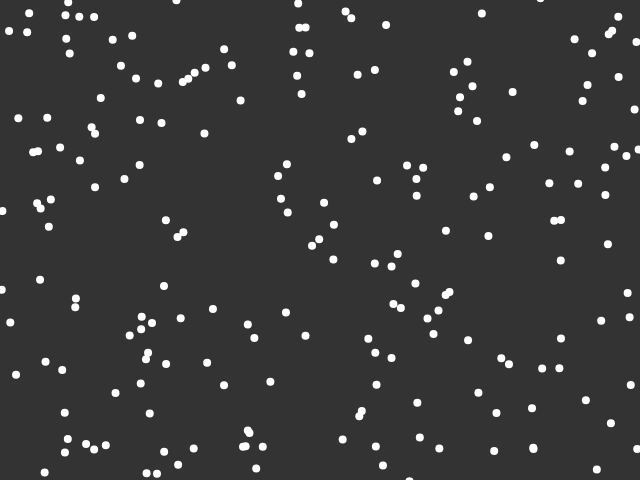
Frame 1 (no input)
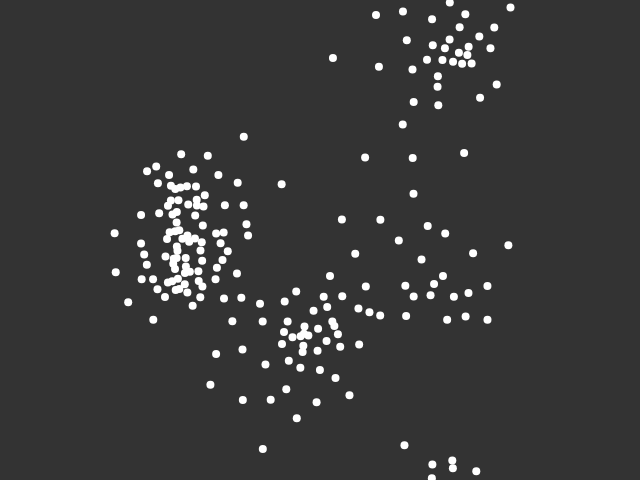
Frame 60 (no input)
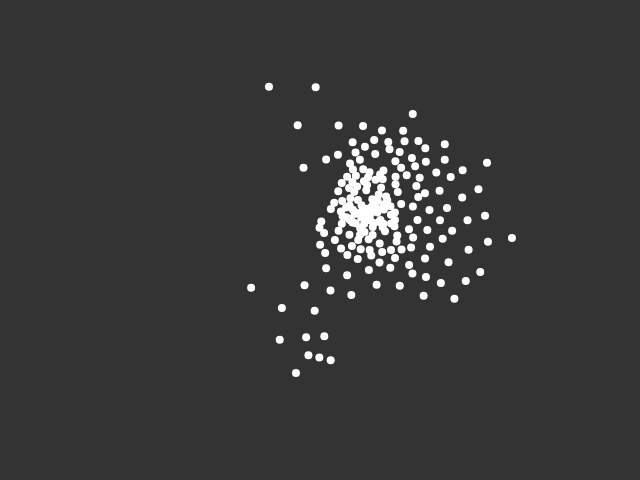
Frame 120 (the mouse pressed at the canvas centre since frame 60)

The p5.js sketch that drew these frames (run headless with seeded random() and noise() and a simulated clock; from frame 60 on, the mouse is pressed at the canvas centre):

// p5.js sketch
// ── sketch.js
// Flocking
// Daniel Shiffman
// https://thecodingtrain.com

// https://thecodingtrain.com/CodingChallenges/124-flocking-boids.html
// https://youtu.be/mhjuuHl6qHM
// https://editor.p5js.org/codingtrain/sketches/ry4XZ8OkN

const flock = [];

let alignSlider, cohesionSlider, separationSlider;

function setup() {
  createCanvas(640, 480);
  

  sDiv = createDiv('Separation');
  separationSlider = createSlider(0, 2, 1, 0.1)
  separationSlider.parent(sDiv)

  aDiv = createDiv('Alignment');
  alignmentSlider = createSlider(0, 2, 1, 0.1);
  alignmentSlider.parent(aDiv)

  cDiv = createDiv('Cohesion');
  cohesionSlider = createSlider(0, 2, 1, 0.1);
  cohesionSlider.parent(cDiv)

  for (let i = 0; i < 200; i++) {
    flock.push(new Boid());
  }
}

function draw() {
  background(51);
  for (let boid of flock) {
    boid.edges();
    boid.flock(flock);
    boid.update();
    boid.show();
  }
}

// ── boid.js
// Flocking
// Daniel Shiffman
// https://thecodingtrain.com/CodingChallenges/124-flocking-boids.html
// https://youtu.be/mhjuuHl6qHM
// https://editor.p5js.org/codingtrain/sketches/ry4XZ8OkN

class Boid {
  constructor() {
    this.position = createVector(random(width), random(height));
    this.velocity = p5.Vector.random2D();
    this.velocity.setMag(random(2, 4));
    this.acceleration = createVector();
    this.maxForce = 1;
    this.maxSpeed = 4;
  }

  edges() {
    if (this.position.x > width) {
      this.position.x = 0;
    } else if (this.position.x < 0) {
      this.position.x = width;
    }
    if (this.position.y > height) {
      this.position.y = 0;
    } else if (this.position.y < 0) {
      this.position.y = height;
    }
  }

  align(boids) {
    let perceptionRadius = 50;
    let steering = createVector();
    let total = 0;
    for (let other of boids) {
      let d = dist(this.position.x, this.position.y, other.position.x, other.position.y);
      if (other != this && d < perceptionRadius) {
        steering.add(other.velocity);
        total++;
      }
    }
    if (total > 0) {
      steering.div(total);
      steering.setMag(this.maxSpeed);
      steering.sub(this.velocity);
      steering.limit(this.maxForce);
    }
    return steering;
  }

  separation(boids) {
    let perceptionRadius = 50;
    let steering = createVector();
    let total = 0;
    for (let other of boids) {
      let d = dist(this.position.x, this.position.y, other.position.x, other.position.y);
      if (other != this && d < perceptionRadius) {
        let diff = p5.Vector.sub(this.position, other.position);
        diff.div(d * d);
        steering.add(diff);
        total++;
      }
    }
    if (total > 0) {
      steering.div(total);
      steering.setMag(this.maxSpeed);
      steering.sub(this.velocity);
      steering.limit(this.maxForce);
    }
    return steering;
  }

  cohesion(boids) {
    let perceptionRadius = 100;
    let steering = createVector();
    let total = 0;
    for (let other of boids) {
      let d = dist(this.position.x, this.position.y, other.position.x, other.position.y);
      if (other != this && d < perceptionRadius) {
        steering.add(other.position);
        total++;
      }
    }
    if (total > 0) {
      steering.div(total);
      steering.sub(this.position);
      steering.setMag(this.maxSpeed);
      steering.sub(this.velocity);
      steering.limit(this.maxForce);
    }
    return steering;
  }

  flock(boids) {
    let alignment = this.align(boids);
    let cohesion = this.cohesion(boids);
    let separation = this.separation(boids);

    alignment.mult(alignmentSlider.value());
    cohesion.mult(cohesionSlider.value());
    separation.mult(separationSlider.value());

    this.acceleration.add(alignment);
    this.acceleration.add(cohesion);
    this.acceleration.add(separation);
  }

  update() {
    this.position.add(this.velocity);
    this.velocity.add(this.acceleration);
    this.velocity.limit(this.maxSpeed);
    this.acceleration.mult(0);
  }

  show() {
    strokeWeight(8);
    stroke(255);
    point(this.position.x, this.position.y);
  }
}
